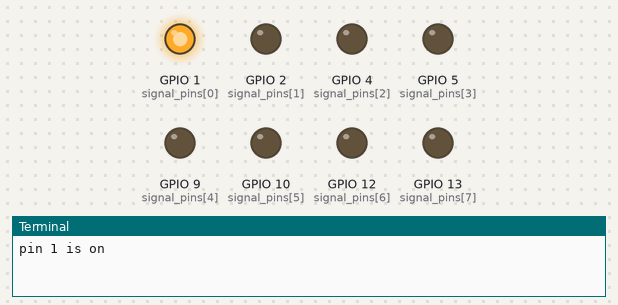
Bench run of a program on a simulated Raspberry Pi (BCM pin numbers). Parts: output pins drawn as LEDs (lit = HIGH), the last lines printed to the terminal. At 8.0 s the program stops and its outputs stay as they are.

Above: at 0.1 s.
At 1.6 s:
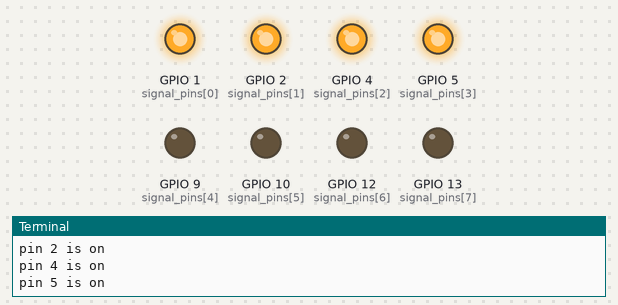
At 2.6 s:
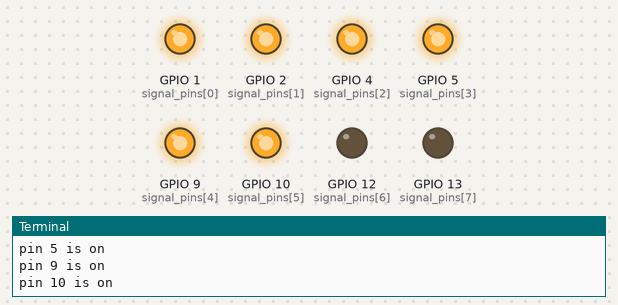
At 3.6 s:
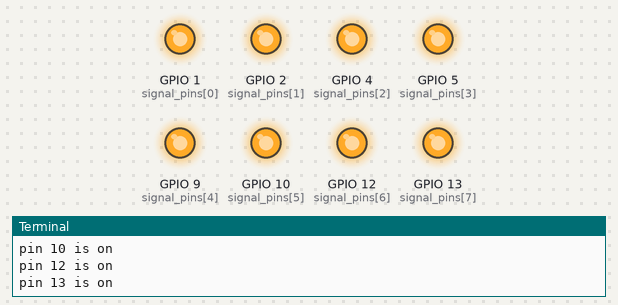
At 5.6 s:
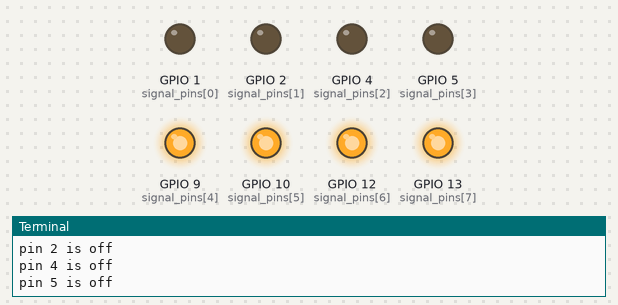
At 7.6 s:
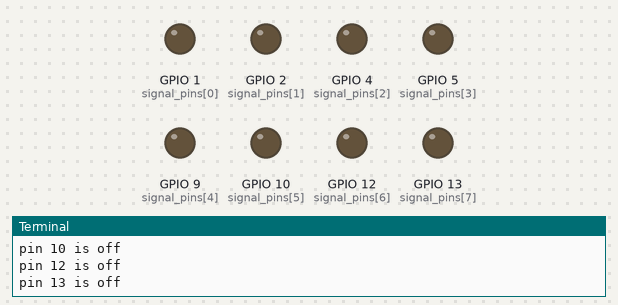
Timing chart, 0 to 9.1 s (numbered marks = the images above):
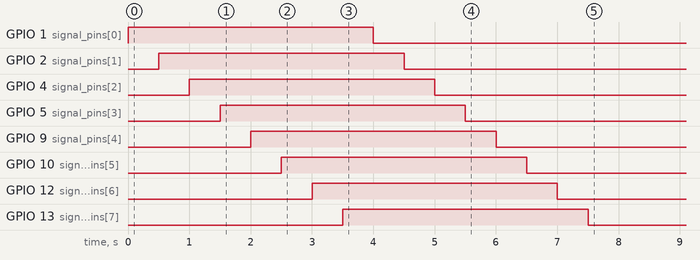

The program:

IC-A1B2Y3-simple.py
```python
# works on HC00, HC08, HC32, HC86 IC Chip

import RPi.GPIO as GPIO
from time import sleep

GPIO.setmode(GPIO.BCM)

signal_pins = [1,2,4,5,9,10,12,13]

for pin in signal_pins:
    GPIO.setup(pin, GPIO.OUT)

def pinon(pin):
    GPIO.output(pin, GPIO.HIGH)
    print("pin " + str(pin) + " is on")

def pinoff(pin):
    GPIO.output(pin, GPIO.LOW)
    print("pin " + str(pin) + " is off")

for pin in signal_pins:
    pinon(pin)
    sleep(0.5)

for pin in signal_pins:
    pinoff(pin)
    sleep(0.5)

GPIO.cleanup()
```

Measured:
- by itself, GPIO 1 (signal_pins[0]): LOW → HIGH at 0.00 s, → LOW 4.0 s later
- by itself, GPIO 2 (signal_pins[1]): LOW → HIGH at 0.50 s, → LOW 4.0 s later
- by itself, GPIO 4 (signal_pins[2]): LOW → HIGH at 1.0 s, → LOW 4.0 s later
- by itself, GPIO 5 (signal_pins[3]): LOW → HIGH at 1.5 s, → LOW 4.0 s later
- by itself, GPIO 9 (signal_pins[4]): LOW → HIGH at 2.0 s, → LOW 4.0 s later
- by itself, GPIO 10 (signal_pins[5]): LOW → HIGH at 2.5 s, → LOW 4.0 s later
- by itself, GPIO 12 (signal_pins[6]): LOW → HIGH at 3.0 s, → LOW 4.0 s later
- by itself, GPIO 13 (signal_pins[7]): LOW → HIGH at 3.5 s, → LOW 4.0 s later
